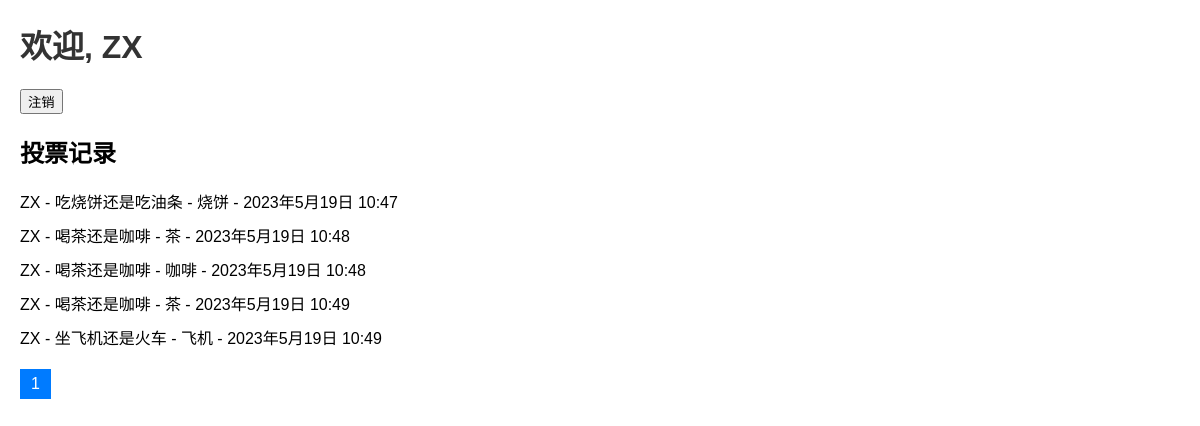
Screenshot of /user/ (signed in) with the database file from the repository.
### vote/models.py (models this page shows, shortened)
class VoteRecord(models.Model):
    user = models.ForeignKey(User,on_delete=models.CASCADE)
    question = models.ForeignKey(Question, on_delete=models.CASCADE)
    choice = models.ForeignKey(Choice, on_delete=models.CASCADE)
    voted_at = models.DateTimeField(auto_now_add=True)

class Question(models.Model):
    question_text = models.CharField(max_length=200)
    pub_date = models.DateTimeField("date published")
    is_only = models.BooleanField(default=False)
    def __str__(self):
        return self.question_text

class Choice(models.Model):
    question = models.ForeignKey(Question, on_delete=models.CASCADE)
    choice_text = models.CharField(max_length=200)
    votes = models.IntegerField(default=0)
    def __str__(self):
        return self.choice_text

### djtest/views.py (the view)
# urls.py: path('user/', views.userinfo, name="user"),
def userinfo(request):
    user = request.user
    vote_records = VoteRecord.objects.filter(user=user)
    paginator = Paginator(vote_records, 10)  # 每页显示10条记录
    page_number = request.GET.get('page')
    page_obj = paginator.get_page(page_number)
    record = {
        'username': user.username,
        'vote_records': page_obj,
    }
    return render(request, 'userinfo.html', record)

### template/userinfo.html (shortened to what this page needs)
<!DOCTYPE html>
<html>
<head>
</head>
<body>
    <h1>欢迎, {{ username }}</h1>
    <form method="post" action="{% url 'logout' %}">
        <button type="submit">注销</button>
    </form>
    <h2>投票记录</h2>
    <ul>
        {% for record in vote_records %}
            <li>{{ record.user }} - {{ record.question }} - {{ record.choice }} - {{ record.voted_at }}</li>
        {% empty %}
            <li>找不到投票记录.</li>
        {% endfor %}
    </ul>
    <div class="pagination">
        <span class="current-page">{{ vote_records.number }}</span>
    </div>
</body>
</html>

### template/userinfo.html (style rules this page uses)
body { font-family: Arial, sans-serif; margin: 20px; }
h1 { color: #333; }
ul { list-style-type: none; padding: 0; }
li { margin-bottom: 10px; }
.pagination { margin-top: 20px; }
.pagination .current-page { display: inline-block; padding: 5px 10px; background-color: #007bff; border: 1px solid #007bff; margin-right: 5px; text-decoration: none; color: #fff; }

### rows the page displays
VoteRecord: user "ZX", question "吃烧饼还是吃油条", choice "烧饼", voted_at "2023年5月19日 10:47"
VoteRecord: user "ZX", question "喝茶还是咖啡", choice "茶", voted_at "2023年5月19日 10:48"
VoteRecord: user "ZX", question "喝茶还是咖啡", choice "咖啡", voted_at "2023年5月19日 10:48"
VoteRecord: user "ZX", question "喝茶还是咖啡", choice "茶", voted_at "2023年5月19日 10:49"
VoteRecord: user "ZX", question "坐飞机还是火车", choice "飞机", voted_at "2023年5月19日 10:49"

### other values shown
{{ username }} "ZX"
{{ vote_records.number }} "1"
